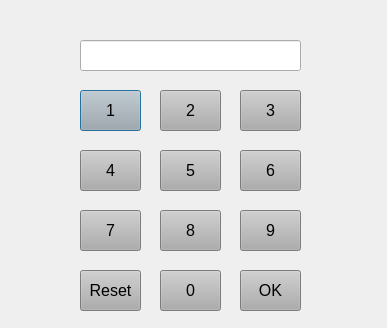
<?xml version="1.0" encoding="UTF-8"?>
<ui version="4.0">
 <class>Dialog</class>
 <widget class="QDialog" name="Dialog">
  <property name="geometry">
   <rect>
    <x>0</x>
    <y>0</y>
    <width>387</width>
    <height>328</height>
   </rect>
  </property>
  <property name="minimumSize">
   <size>
    <width>387</width>
    <height>328</height>
   </size>
  </property>
  <property name="maximumSize">
   <size>
    <width>387</width>
    <height>328</height>
   </size>
  </property>
  <property name="windowTitle">
   <string>Dialog</string>
  </property>
  <widget class="QPushButton" name="PushButton_1">
   <property name="geometry">
    <rect>
     <x>80</x>
     <y>90</y>
     <width>61</width>
     <height>41</height>
    </rect>
   </property>
   <property name="font">
    <font>
     <pointsize>12</pointsize>
    </font>
   </property>
   <property name="styleSheet">
    <string notr="true">background-color: rgb(173, 173, 173);</string>
   </property>
   <property name="text">
    <string>1</string>
   </property>
  </widget>
  <widget class="QPushButton" name="PushButton_2">
   <property name="geometry">
    <rect>
     <x>160</x>
     <y>90</y>
     <width>61</width>
     <height>41</height>
    </rect>
   </property>
   <property name="font">
    <font>
     <pointsize>12</pointsize>
    </font>
   </property>
   <property name="styleSheet">
    <string notr="true">background-color: rgb(173, 173, 173);</string>
   </property>
   <property name="text">
    <string>2</string>
   </property>
  </widget>
  <widget class="QPushButton" name="PushButton_3">
   <property name="geometry">
    <rect>
     <x>240</x>
     <y>90</y>
     <width>61</width>
     <height>41</height>
    </rect>
   </property>
   <property name="font">
    <font>
     <pointsize>12</pointsize>
    </font>
   </property>
   <property name="styleSheet">
    <string notr="true">background-color: rgb(173, 173, 173);</string>
   </property>
   <property name="text">
    <string>3</string>
   </property>
  </widget>
  <widget class="QPushButton" name="PushButton_4">
   <property name="geometry">
    <rect>
     <x>80</x>
     <y>150</y>
     <width>61</width>
     <height>41</height>
    </rect>
   </property>
   <property name="font">
    <font>
     <pointsize>12</pointsize>
    </font>
   </property>
   <property name="styleSheet">
    <string notr="true">background-color: rgb(173, 173, 173);</string>
   </property>
   <property name="text">
    <string>4</string>
   </property>
  </widget>
  <widget class="QPushButton" name="PushButton_5">
   <property name="geometry">
    <rect>
     <x>160</x>
     <y>150</y>
     <width>61</width>
     <height>41</height>
    </rect>
   </property>
   <property name="font">
    <font>
     <pointsize>12</pointsize>
    </font>
   </property>
   <property name="styleSheet">
    <string notr="true">background-color: rgb(173, 173, 173);</string>
   </property>
   <property name="text">
    <string>5</string>
   </property>
  </widget>
  <widget class="QPushButton" name="PushButton_6">
   <property name="geometry">
    <rect>
     <x>240</x>
     <y>150</y>
     <width>61</width>
     <height>41</height>
    </rect>
   </property>
   <property name="font">
    <font>
     <pointsize>12</pointsize>
    </font>
   </property>
   <property name="styleSheet">
    <string notr="true">background-color: rgb(173, 173, 173);</string>
   </property>
   <property name="text">
    <string>6</string>
   </property>
  </widget>
  <widget class="QPushButton" name="PushButton_7">
   <property name="geometry">
    <rect>
     <x>80</x>
     <y>210</y>
     <width>61</width>
     <height>41</height>
    </rect>
   </property>
   <property name="font">
    <font>
     <pointsize>12</pointsize>
    </font>
   </property>
   <property name="styleSheet">
    <string notr="true">background-color: rgb(173, 173, 173);</string>
   </property>
   <property name="text">
    <string>7</string>
   </property>
  </widget>
  <widget class="QPushButton" name="PushButton_8">
   <property name="geometry">
    <rect>
     <x>160</x>
     <y>210</y>
     <width>61</width>
     <height>41</height>
    </rect>
   </property>
   <property name="font">
    <font>
     <pointsize>12</pointsize>
    </font>
   </property>
   <property name="styleSheet">
    <string notr="true">background-color: rgb(173, 173, 173);</string>
   </property>
   <property name="text">
    <string>8</string>
   </property>
  </widget>
  <widget class="QPushButton" name="PushButton_9">
   <property name="geometry">
    <rect>
     <x>240</x>
     <y>210</y>
     <width>61</width>
     <height>41</height>
    </rect>
   </property>
   <property name="font">
    <font>
     <pointsize>12</pointsize>
    </font>
   </property>
   <property name="styleSheet">
    <string notr="true">background-color: rgb(173, 173, 173);</string>
   </property>
   <property name="text">
    <string>9</string>
   </property>
  </widget>
  <widget class="QPushButton" name="PushButton_0">
   <property name="geometry">
    <rect>
     <x>160</x>
     <y>270</y>
     <width>61</width>
     <height>41</height>
    </rect>
   </property>
   <property name="font">
    <font>
     <pointsize>12</pointsize>
    </font>
   </property>
   <property name="styleSheet">
    <string notr="true">background-color: rgb(173, 173, 173);</string>
   </property>
   <property name="text">
    <string>0</string>
   </property>
  </widget>
  <widget class="QPushButton" name="PushButton_Reset">
   <property name="geometry">
    <rect>
     <x>80</x>
     <y>270</y>
     <width>61</width>
     <height>41</height>
    </rect>
   </property>
   <property name="font">
    <font>
     <pointsize>12</pointsize>
    </font>
   </property>
   <property name="styleSheet">
    <string notr="true">background-color: rgb(173, 173, 173);</string>
   </property>
   <property name="text">
    <string>Reset</string>
   </property>
  </widget>
  <widget class="QPushButton" name="PushButton_OK">
   <property name="geometry">
    <rect>
     <x>240</x>
     <y>270</y>
     <width>61</width>
     <height>41</height>
    </rect>
   </property>
   <property name="font">
    <font>
     <pointsize>12</pointsize>
    </font>
   </property>
   <property name="styleSheet">
    <string notr="true">background-color: rgb(173, 173, 173);</string>
   </property>
   <property name="text">
    <string>OK</string>
   </property>
  </widget>
  <widget class="QLineEdit" name="lineEdit">
   <property name="geometry">
    <rect>
     <x>80</x>
     <y>40</y>
     <width>221</width>
     <height>31</height>
    </rect>
   </property>
   <property name="font">
    <font>
     <pointsize>12</pointsize>
    </font>
   </property>
  </widget>
 </widget>
 <resources/>
 <connections/>
</ui>
